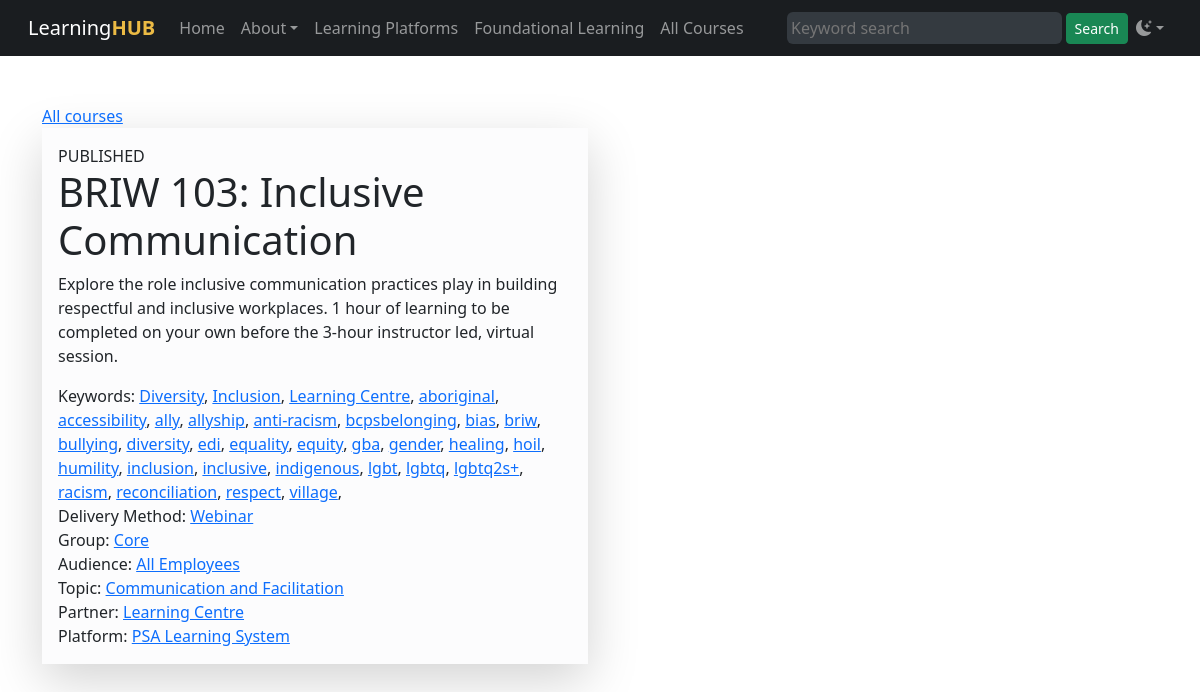
Before: /course.php?cid=11 with the older database file.
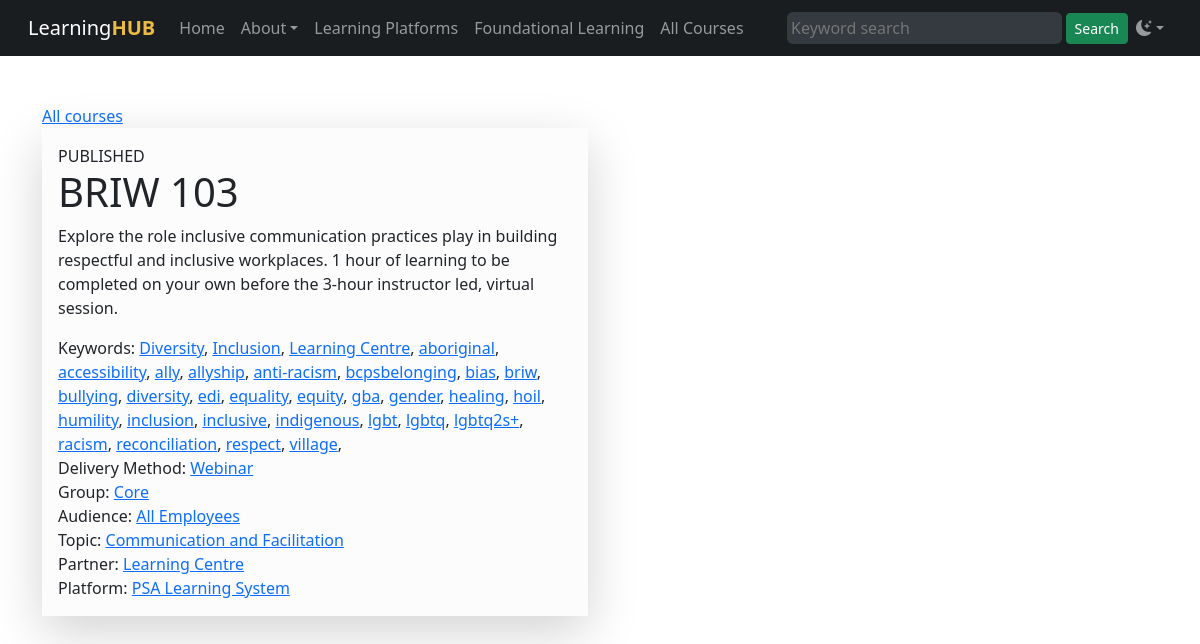
After: the same page with the newer database file.
### tables this page shows
CREATE TABLE "courses" (
    "id" INTEGER PRIMARY KEY AUTOINCREMENT NOT NULL,
    "status" VARCHAR NOT NULL,
    "sortorder" INTEGER,
    "name" VARCHAR NOT NULL,
    "slug" VARCHAR,
    "description" VARCHAR NOT NULL,
    "created" DATETIME NOT NULL,
    "modified" DATETIME,
    "expiry_date" DATETIME,
    "user_idir" VARCHAR,
    "course_id" INTEGER,
    "weight" INTEGER,
    "url" VARCHAR,
    "keywords" VARCHAR,
    "refresh_cycle" TEXT,
    "partner_id" INTEGER,
    "platform_id" INTEGER,
    "dmethod_id" INTEGER,
    "group_id" INTEGER,
    "audience_id" INTEGER,
    "topic_id" INTEGER,
    FOREIGN KEY(partner_id) REFERENCES learning_partners(id),
    FOREIGN KEY(platform_id) REFERENCES learning_platforms(id),
    FOREIGN KEY(dmethod_id) REFERENCES delivery_methods(id),
    FOREIGN KEY(group_id) REFERENCES groups(id),
    FOREIGN KEY(audience_id) REFERENCES audiences(id),
    FOREIGN KEY(topic_id) REFERENCES topics(id)
);

CREATE TABLE "delivery_methods" (
    "id" INTEGER PRIMARY KEY AUTOINCREMENT NOT NULL,
    "created" DATETIME,
    "modified" DATETIME,
    "sortorder" INTEGER,
    "name" VARCHAR,
    "slug" VARCHAR,
    "description" VARCHAR,
    "icon" VARCHAR,
    "color" VARCHAR
);

CREATE TABLE "groups" (
    "id" INTEGER PRIMARY KEY AUTOINCREMENT NOT NULL,
    "created" DATETIME,
    "modified" DATETIME,
    "sortorder" INTEGER,
    "name" VARCHAR,
    "slug" VARCHAR,
    "description" VARCHAR,
    "icon" VARCHAR,
    "color" VARCHAR
);

CREATE TABLE "audiences" (
    "id" INTEGER PRIMARY KEY AUTOINCREMENT NOT NULL,
    "created" DATETIME,
    "modified" DATETIME,
    "sortorder" INTEGER,
    "name" VARCHAR,
    "slug" VARCHAR,
    "description" VARCHAR,
    "icon" VARCHAR,
    "color" VARCHAR
);

CREATE TABLE "topics" (
    "id" INTEGER PRIMARY KEY AUTOINCREMENT NOT NULL,
    "created" DATETIME,
    "modified" DATETIME,
    "sortorder" INTEGER,
    "name" VARCHAR,
    "slug" VARCHAR,
    "description" VARCHAR,
    "icon" VARCHAR,
    "color" VARCHAR
);

CREATE TABLE "learning_partners" (
    "id" INTEGER PRIMARY KEY AUTOINCREMENT NOT NULL,
    "created" DATETIME,
    "modified" DATETIME,
    "sortorder" INTEGER,
    "name" VARCHAR,
    "slug" VARCHAR,
    "description" VARCHAR,
    "icon" VARCHAR,
    "logo" VARCHAR,
    "color" VARCHAR,
    "url" VARCHAR,
    "admin_name" VARCHAR,
    "admin_email" VARCHAR
);

CREATE TABLE "learning_platforms" (
    "id" INTEGER PRIMARY KEY AUTOINCREMENT NOT NULL,
    "created" DATETIME,
    "modified" DATETIME,
    "sortorder" INTEGER,
    "name" VARCHAR,
    "slug" VARCHAR,
    "description" VARCHAR,
    "logo" VARCHAR,
    "icon" VARCHAR,
    "color" VARCHAR,
    "url" VARCHAR
);

### course.php (the view)
<?php
$db = new SQLite3('courses.sqlite', SQLITE3_OPEN_CREATE | SQLITE3_OPEN_READWRITE);
$db->enableExceptions(true);
?>
<?php require('template/header.php') ?>
<?php require('template/nav.php') ?>
<div class="container">
<div class="row">
<div class="col-md-6">
<div><a href="courses.php">All courses</a></div>
<?php
$cid = $_GET['cid'] ?? 0;
$sql = 'SELECT
            c.id AS cid,
            c.name AS cname,
            c.status AS cstatus,
            c.description AS cdesc,
            c.keywords AS ckeys,
            dm.id AS dmid,
            dm.name AS dmname,
            g.name AS groupname,
            g.id AS groupid,
            a.name AS audiencename,
            a.id AS audienceid,
            top.name AS topicname,
            top.id AS topicid,
            pa.name AS partnername,
            pa.id AS partnerid,
            plat.name AS platformname,
            plat.id AS platformid
        FROM
            courses c
        JOIN delivery_methods dm ON dm.id = c.dmethod_id
        JOIN groups g ON g.id = c.group_id
        JOIN audiences a ON a.id = c.audience_id
        JOIN topics top ON top.id = c.topic_id
        JOIN learning_partners pa ON pa.id = c.partner_id
        JOIN learning_platforms plat ON plat.id = c.platform_id
        WHERE c.id = ' . $cid . ';';
$statement = $db->prepare($sql);
$result = $statement->execute();
?>
<?php while ($row = $result->fetchArray()): ?>
    <div class="p-3 mb-2 bg-light-subtle shadow-lg">
        <div><?= strtoupper($row['cstatus']) ?></div>
        <h1><?= $row['cname'] ?></h1>
        <div class="mb-3"><?= $row['cdesc'] ?></div>
        <?php if(!empty($row['ckeys'])): ?>
        <?php $keys = explode(',',$row['ckeys']) ?>
        <div>
        Keywords:
        <?php foreach($keys as $k): ?>
        <a href="keyword.php?keyword=<?= $k ?>"><?= $k ?></a>,
        <?php endforeach ?>
        </div>
        <?php endif ?>
        <div>Delivery Method: <a href="filter.php?dmethod=<?= $row['dmid'] ?>"><?= $row['dmname'] ?></a></div>
        <div>Group: <a href="filter.php?group=<?= $row['groupid'] ?>"><?= $row['groupname'] ?></a></div>
        <div>Audience: <a href="filter.php?audience=<?= $row['audienceid'] ?>"><?= $row['audiencename'] ?></a></div>
        <div>Topic: <a href="filter.php?topic[]=<?= $row['topicid'] ?>"><?= $row['topicname'] ?></a></div>
        <div>Partner: <a href="filter.php?partner=<?= $row['partnerid'] ?>"><?= $row['partnername'] ?></a></div>
        <div>Platform: <a href="filter.php?platform=<?= $row['platformid'] ?>"><?= $row['platformname'] ?></a></div>
    </div>
<?php endwhile ?>
</div>
</div>
</div>
</body>
</html>

### template/header.php (shortened to what this page needs)
<!doctype html>
<html data-bs-theme="auto">
<head>
<link href="https://cdn.jsdelivr.net/npm/bootstrap@5.3.3/dist/css/bootstrap.min.css" rel="stylesheet">
<link rel="stylesheet" href="https://cdn.jsdelivr.net/npm/bootstrap-icons@1.11.3/font/bootstrap-icons.min.css">
</head>
<body>

### template/nav.php (shortened to what this page needs)
<nav class="navbar bg-dark-subtle sticky-top navbar-expand-lg px-3 mb-5" data-bs-theme="dark" role="navigation" aria-label="Primary menu">
<div class="container-fluid">
    <a href="index.php" class="wordmark navbar-brand order-lg-first me-lg-3">
        Learning<span style="color: #ebba44; font-weight: bold;">HUB</span>
    </a>
    <div class="collapse navbar-collapse" id="navbarSupportedContent">
        <ul class="navbar-nav mb-2 mb-lg-0 order-1 order-lg-2">
            <li class="nav-item">
                <a class="nav-link" aria-current="page" href="index.php">Home</a>
            </li>
            <li class="nav-item dropdown">
                <a class="nav-link dropdown-toggle" href="about/" role="button" data-bs-toggle="dropdown" aria-expanded="false">
                                                About</a>
            </li>
            <li class="nav-item">
                <a class="nav-link" href="learning-systems/">
                                                Learning Platforms</a>
            </li>
            <li class="nav-item">
                <a class="nav-link" href="course/">Foundational Learning</a>
            </li>
            <li class="nav-item">
                <a class="nav-link" href="courses.php">All Courses</a>
            </li>
        </ul>
    </div>
    <form method="get" action="/filter.php" class="collapse navbar-collapse mt-1 mt-lg-0" role="search" id="navbarSearch">
        <input type="search"
                id="s"
                class="s p-1 bg-light-subtle flex-grow-1 flex-shrink-1 me-1 rounded-2 border-0"
                name="s"
                placeholder="Keyword search"
                required
                value="<?php if(!empty($_GET['s'])) echo htmlspecialchars($_GET['s']) ?>">
        <button class="btn btn-sm btn-success" type="submit" class="searchsubmit" aria-label="Submit Search">
            Search
        </button>
    </form>
    <ul class="navbar-nav mb-2 mb-lg-0 order-1 order-lg-2">
    <li class="nav-item dropdown">
            <button class="btn btn-link nav-link ml-3 py-2 px-0 px-lg-2 dropdown-toggle d-flex align-items-center" id="bd-theme" type="button" aria-expanded="false" data-bs-toggle="dropdown" data-bs-display="static" aria-label="Toggle theme (dark)">
              <i class="bi bi-moon-stars-fill theme-icon-active"></i>
            </button>
        </li>
    </ul>
</div>
</nav>

Changed rows visible on the page:
changed courses "PUBLISHED": name "BRIW 103: Inclusive Communication" → "BRIW 103"
